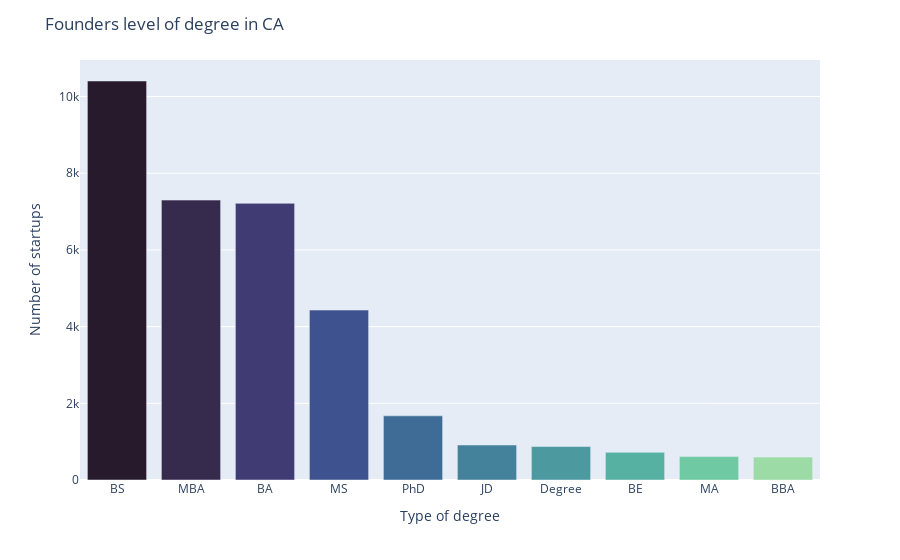

Notebook code for this chart:
### Code cell
degree_counts_CA = founders_CA['degree_type'].value_counts()
degree_counts_CA = pd.DataFrame({'degree_type': degree_counts_CA.index, 'count': degree_counts_CA.values})
df_degree_counts_CA = degree_counts_CA[0:10]

fig = px.bar(df_degree_counts_CA, x='degree_type', y='count')
fig.update_layout(
    title='Founders level of degree in CA',
    xaxis_title='Type of degree',
    yaxis_title='Number of startups'
)
fig.update_traces(marker_color=px.colors.sequential.deep[::-1], width=0.8)

fig.show()

### Figure 1 — Plotly figure (JSON) as saved in the notebook; plotly's stock layout.template omitted (floating-point values rounded to 4 significant figures)
{"data": [{"alignmentgroup": "True", "hovertemplate": "degree_type=%{x}<br>count=%{y}<extra></extra>", "legendgroup": "", "marker": {"color": ["rgb(39, 26, 44)", "rgb(54, 43, 77)", "rgb(64, 60, 115)", "rgb(62, 82, 143)", "rgb(62, 108, 150)", "rgb(68, 130, 155)", "rgb(76, 153, 160)", "rgb(86, 177, 163)", "rgb(111, 201, 163)", "rgb(156, 219, 165)", "rgb(206, 236, 179)", "rgb(253, 253, 204)"], "pattern": {"shape": ""}}, "name": "", "offsetgroup": "", "orientation": "v", "showlegend": false, "textposition": "auto", "type": "bar", "width": 0.8, "x": ["BS", "MBA", "BA", "MS", "PhD", "JD", "Degree", "BE", "MA", "BBA"], "xaxis": "x", "y": [10406, 7300, 7216, 4432, 1673, 913, 873, 721, 610, 597], "yaxis": "y"}], "layout": {"barmode": "relative", "legend": {"tracegroupgap": 0}, "margin": {"t": 60}, "title": {"text": "Founders level of degree in CA"}, "xaxis": {"anchor": "y", "domain": [0, 1], "title": {"text": "Type of degree"}}, "yaxis": {"anchor": "x", "domain": [0, 1], "title": {"text": "Number of startups"}}}}
